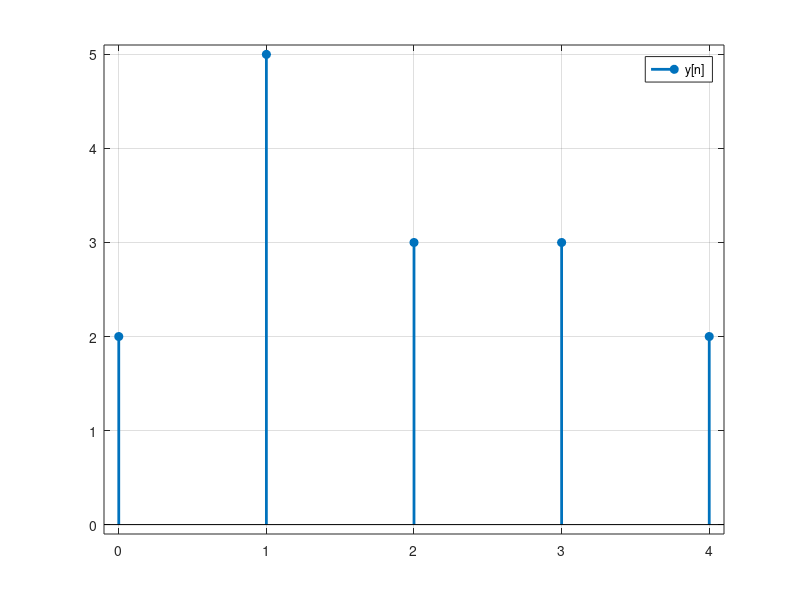

Here is the MATLAB script that generated this plot:
kx=[0 1]; 
x=[1 2]; 
stem(kx,x,'fill','linewidth',2),grid on 
axis([-0.1 3.1 -0.1 2.1])
kh=0:3;
h=[2 1 1 1]; 
stem(kh,h,'fill','linewidth',2),grid on 
axis([-0.1 3.1 -0.1 2.1]) 
legend('h[k]')  
stem(-kh,h,'fill','linewidth',2) ,grid on 
axis([-3.1 0.1 -0.1 2.1]) 
legend('h[-k]') 

stem(kx,x,'fill','linewidth',2),grid on 
axis([-5.1 3.1 -0.1 2.1]) 
legend('x[k]') 
n=-2; 
stem(-kh+n,h,'fill','linewidth',2), grid on 
axis([-5.2 3.1 -0.1 2.1]) 
legend('h[-2-k]')

stem(kx,x,'fill','linewidth',2),grid on 
axis([-5.1 3.1 -0.1 2.1]) 
legend('x[k]') 
n = 0;
stem(-kh+n,h,'fill','linewidth',2),grid on 
axis([-5.2 3.1 -0.1 2.1]) 
legend('h[n-k]=h[0-k]') 
stem(kx,x,'fill','linewidth',2),grid on 
axis([-5.1 3.1 -0.1 2.1]) 
legend('x[k]')
n = 1;
stem(-kh+n,h,'fill','linewidth',2),grid on 
axis([-5.2 3.1 -0.1 2.1]) 
legend('h[n-k]=h[0-k]') 

stem(kx,x,'fill','linewidth',2),grid on 
axis([-5.1 3.1 -0.1 2.1]) 
legend('x[k]')
n = 2;
stem(-kh+n,h,'fill','linewidth',2),grid on 
axis([-5.2 3.1 -0.1 2.1]) 
legend('h[n-k]=h[2-k]')

stem(kx,x,'fill','linewidth',2),grid on 
axis([-5.1 3.1 -0.1 2.1]) 
legend('x[k]') 
n=3; 
stem(-kh+n,h,'fill','linewidth',2),grid on 
axis([-5.2 3.1 -0.1 2.1]) 
legend('h[n-k]=h[3-k]')

stem(kx,x,'fill','linewidth',2),grid on 
axis([-2.1 6.1 -0.1 2.1]) 
legend('x[k]')
n = 4;
stem(-kh+n,h,'fill','linewidth',2),grid on 
axis([-2.1 6.1 -0.1 2.1]) 
legend('h[n-k]=h[4-k]') 

stem(kx,x,'fill','linewidth',2),grid on 
axis([-2.1 6.1 -0.1 2.1]) 
legend('x[k]') 
n=5; 
stem(-kh+n,h,'fill','linewidth',2),grid on 
axis([-2.1 6.1 -0.1 2.1]) 
legend('h[n-k]=h[5-k]') 

n=0:4; 
y=[2 5 3 3 2]; 
stem(n,y,'fill','linewidth',2),grid on 
axis([-0.1 4.1 -0.1 5.1]) 
legend('y[n]');
